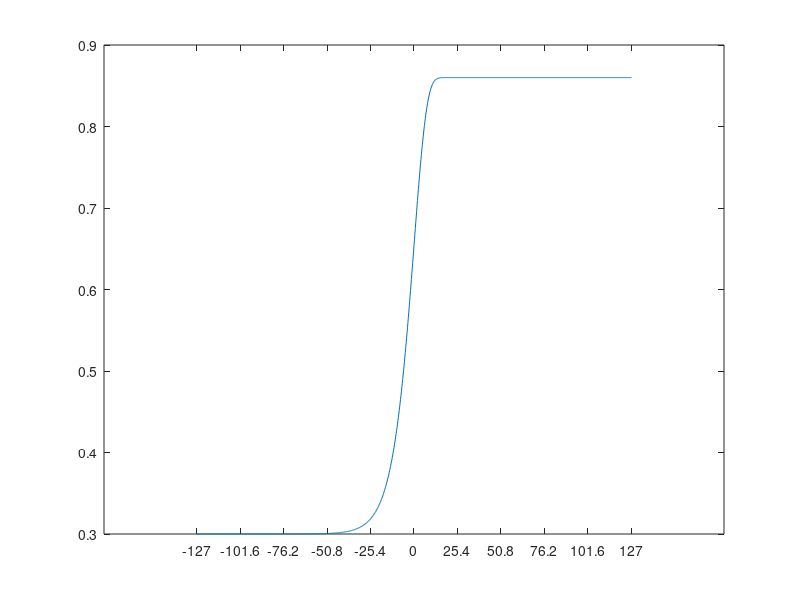

This chart was generated by the following MATLAB code: (Note: this script raises an error after producing the figure.)
clc
clear all
close all

range = log10(127);
rangeTick = 127;
dim = 500;
grain = range/dim;
grainTick = rangeTick/dim;

delta = .2;
gamma = 0.3;
beta = 3.5;

i2=-dim:dim;
x2=i2*grain;
x2Tick = i2*grainTick;
p2=delta*gamma+(1-delta)*(1-(1-gamma)*exp(-10.^(beta*x2)));

figure;plot(x2,p2)
set(gca,'xtick',x2(1:100:end),'xticklabel',x2Tick(1:100:end))
	
	
	test
		test